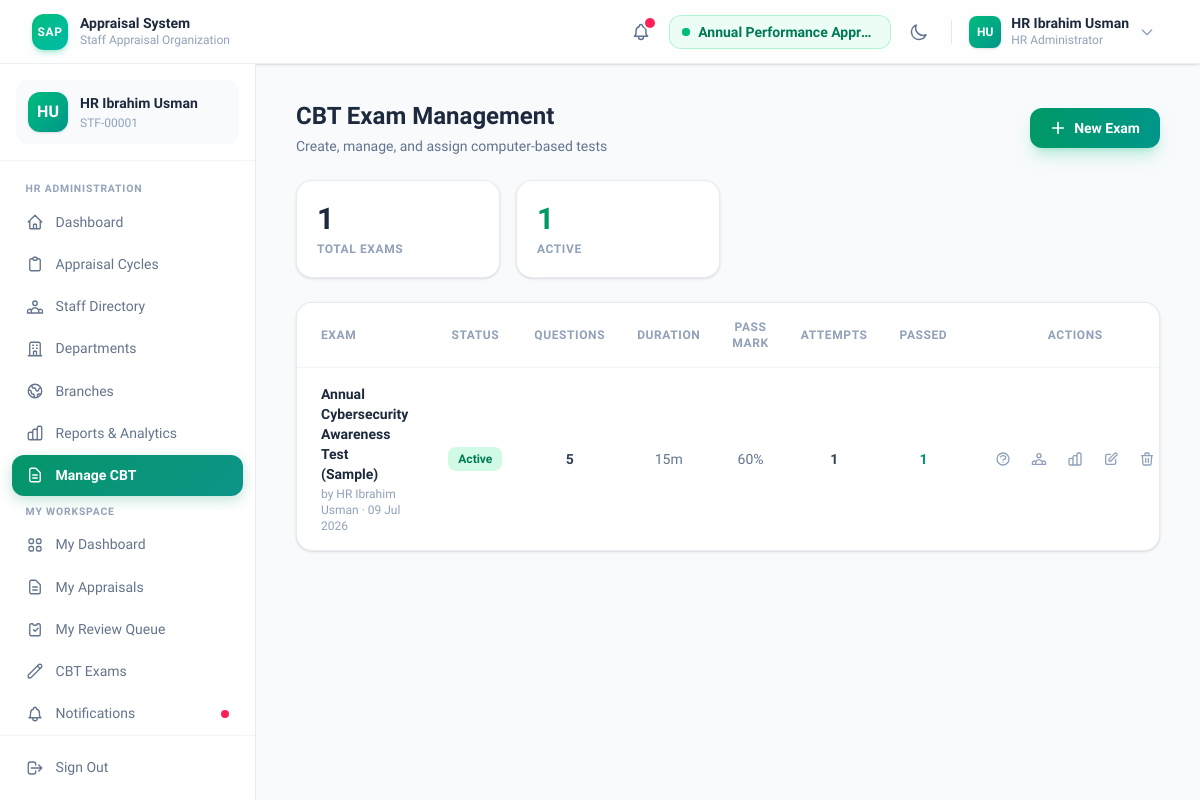
The page /cbt/hr/ (signed in) on the database as committed earlier.
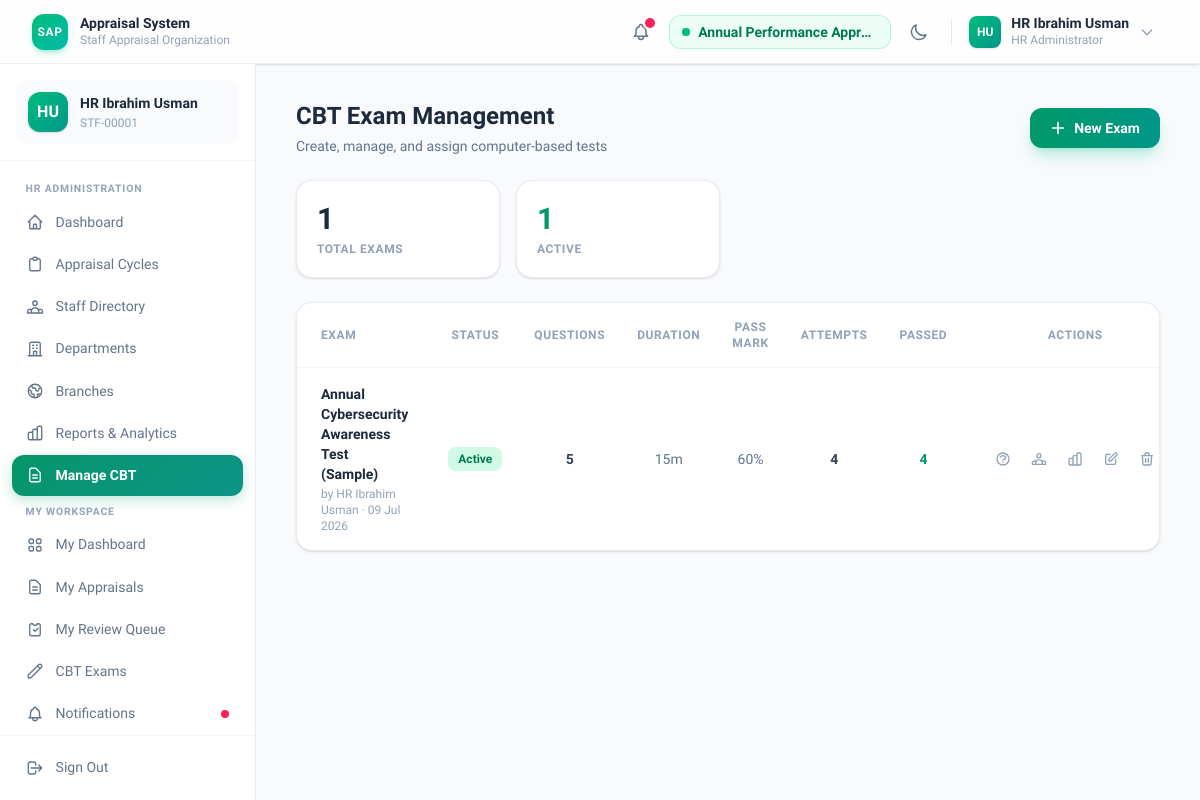
The same page on the database as committed later.
### cbt/models.py (models this page shows, shortened)
class CBTExam(models.Model):
    DRAFT = "DRAFT"
    ACTIVE = "ACTIVE"
    CLOSED = "CLOSED"
    STATUS_CHOICES = [
        (DRAFT, "Draft"),
        (ACTIVE, "Active"),
        (CLOSED, "Closed"),
    ]
    title = models.CharField(max_length=300)
    description = models.TextField(
        blank=True,
        help_text="Exam instructions or introductory text shown before the exam starts.",
    )
    duration_minutes = models.PositiveIntegerField(
        default=30,
        help_text="Time allowed to complete the exam in minutes.",
    )
    pass_mark = models.PositiveSmallIntegerField(
        default=50,
        help_text="Minimum percentage score required to pass.",
    )
    status = models.CharField(
        max_length=10,
        choices=STATUS_CHOICES,
        default=DRAFT,
    )
    randomise_questions = models.BooleanField(
        default=True,
        help_text="If True, question order will be shuffled for each attempt.",
    )
    allow_multiple_attempts = models.BooleanField(
        default=False,
        help_text="If True, staff can retake the exam after completing it.",
    )
    show_answers_after = models.BooleanField(
        default=True,
        help_text="If True, staff can see the correct answers after completing the exam.",
    )
    created_by = models.ForeignKey(
        settings.AUTH_USER_MODEL,
        on_delete=models.SET_NULL,
        null=True,
        related_name="created_exams",
    )
    created_at = models.DateTimeField(auto_now_add=True)
    updated_at = models.DateTimeField(auto_now=True)
    class Meta:
        ordering = ["-created_at"]
        verbose_name = "CBT Exam"
        verbose_name_plural = "CBT Exams"
    @property
    def question_count(self):
        return self.questions.count()

class CBTAttempt(models.Model):
    NOT_STARTED = "NOT_STARTED"
    IN_PROGRESS = "IN_PROGRESS"
    SUBMITTED = "SUBMITTED"
    TIMED_OUT = "TIMED_OUT"
    STATUS_CHOICES = [
        (NOT_STARTED, "Not Started"),
        (IN_PROGRESS, "In Progress"),
        (SUBMITTED, "Submitted"),
        (TIMED_OUT, "Timed Out"),
    ]
    exam = models.ForeignKey(
        CBTExam,
        on_delete=models.CASCADE,
        related_name="attempts",
    )
    staff = models.ForeignKey(
        settings.AUTH_USER_MODEL,
        on_delete=models.CASCADE,
        related_name="cbt_attempts",
    )
    status = models.CharField(
        max_length=15,
        choices=STATUS_CHOICES,
        default=NOT_STARTED,
    )
    question_order = models.TextField(
        default="[]",
        help_text="JSON-encoded list of CBTQuestion PKs in presentation order.",
    )
    started_at = models.DateTimeField(null=True, blank=True)
    submitted_at = models.DateTimeField(null=True, blank=True)
    raw_score = models.PositiveIntegerField(
        default=0,
        help_text="Total marks earned.",
    )
    total_marks = models.PositiveIntegerField(
        default=0,
        help_text="Total marks possible.",
    )
    percentage = models.DecimalField(
        max_digits=5,
        decimal_places=2,
        default=0,
    )
    passed = models.BooleanField(default=False)
    created_at = models.DateTimeField(auto_now_add=True)
    class Meta:
        ordering = ["-created_at"]
        verbose_name = "CBT Attempt"
        verbose_name_plural = "CBT Attempts"

### accounts/models.py (models this page shows, shortened)
class CustomUser(AbstractUser):
    STAFF = "STAFF"
    SUPERVISOR = "SUPERVISOR"
    HOD = "HOD"
    DIRECTORATE = "DIRECTORATE"
    HR_ADMIN = "HR_ADMIN"
    ROLE_CHOICES = [
        (STAFF, "Staff"),
        (SUPERVISOR, "Supervisor"),
        (HOD, "Head of Department"),
        (DIRECTORATE, "Director/Executive"),
        (HR_ADMIN, "HR Administrator"),
    ]
    staff_id = models.CharField(
        "Staff ID",
        max_length=20,
        unique=True,
        help_text="Unique staff identifier (e.g. STF-00001).",
    )
    role = models.CharField(
        "Role",
        max_length=20,
        choices=ROLE_CHOICES,
        default=STAFF,
        help_text="Organisational role that determines access permissions.",
    )
    department = models.ForeignKey(
        "departments.Department",
        on_delete=models.SET_NULL,
        null=True,
        blank=True,
        related_name="staff_members",
        verbose_name="Department",
        help_text="Department to which this staff member belongs.",
    )
    designation = models.CharField(
        "Designation",
        max_length=100,
        blank=True,
        help_text="Job title or designation within the organisation.",
    )
    supervisor = models.ForeignKey(
        "self",
        on_delete=models.SET_NULL,
        null=True,
        blank=True,
        related_name="subordinates",
        verbose_name="Supervisor",
        help_text="Direct supervisor responsible for appraising this staff member.",
    )
    phone = models.CharField(
        "Phone Number",
        max_length=20,
        blank=True,
        help_text="Contact phone number.",
    )
    profile_picture = models.FileField(
        "Profile Picture",
        upload_to="profile_pics/",
        blank=True,
        null=True,
        help_text="Optional profile photograph.",
    )
    objects = CustomUserManager()
    @property
    def full_name(self) -> str:
        name = f"{self.first_name} {self.last_name}".strip()
        return name if name else self.username
    class Meta:
        ordering = ["last_name", "first_name"]
        verbose_name = "Staff Member"
        verbose_name_plural = "Staff Members"

### cbt/views.py (the view)
    @login_required
    def wrapper(request, *args, **kwargs):
        if request.user.role != "HR_ADMIN":
            messages.error(request, "You do not have permission to access that page.")
            return redirect("cbt:exam_list")
        return view_func(request, *args, **kwargs)

### accounts/context_processors.py (called while the page is built)
def active_cycles(request):
    if not request.user.is_authenticated:
        return {}
    cycles = list(
        AppraisalCycle.objects.filter(status=AppraisalCycle.ACTIVE)
        .order_by('-start_date')
    )
    if not cycles:
        return {
            'all_active_cycles': [],
            'selected_cycle': None,
        }
    selected_id = request.session.get('selected_cycle_id')
    selected_cycle = None
    if selected_id:
        selected_cycle = next((c for c in cycles if c.id == selected_id), None)
    if not selected_cycle:
        selected_cycle = cycles[0]
        request.session['selected_cycle_id'] = selected_cycle.id
    return {
        'all_active_cycles': cycles,
        'selected_cycle': selected_cycle,
    }

### cbt/views.py (called while the page is built)
def _hr_required(view_func):
    @login_required
    def wrapper(request, *args, **kwargs):
        if request.user.role != "HR_ADMIN":
            messages.error(request, "You do not have permission to access that page.")
            return redirect("cbt:exam_list")
        return view_func(request, *args, **kwargs)
    return wrapper

### templates/cbt/hr/exam_list.html (shortened to what the changed rows need)
{% extends "base.html" %}
{% block content %}
<div class="space-y-6">
    <div class="flex items-center justify-between">
        <div>
            <h1 class="text-2xl font-bold text-slate-800 dark:text-slate-100">CBT Exam Management</h1>
        </div>
    </div>
    {% if exams %}
    <div class="bg-white dark:bg-slate-900 rounded-2xl border border-slate-200/80 dark:border-slate-800 shadow-sm overflow-hidden">
        <div class="overflow-x-auto">
            <table class="w-full text-sm">
                <thead>
                    <tr class="border-b border-slate-100 dark:border-slate-800 text-xs font-semibold text-slate-400 dark:text-slate-500 uppercase tracking-wider">
                        <th class="text-left px-6 py-4">Exam</th>
                        <th class="text-center px-4 py-4">Status</th>
                        <th class="text-center px-4 py-4">Questions</th>
                        <th class="text-center px-4 py-4">Duration</th>
                        <th class="text-center px-4 py-4">Pass Mark</th>
                        <th class="text-center px-4 py-4">Attempts</th>
                        <th class="text-center px-4 py-4">Passed</th>
                        <th class="px-6 py-4">Actions</th>
                    </tr>
                </thead>
                <tbody class="divide-y divide-slate-50 dark:divide-slate-800/60">
                    {% for exam in exams %}
                    <tr class="hover:bg-slate-50 dark:hover:bg-slate-800/30 transition group">
                        <td class="px-6 py-4">
                            <p class="font-semibold text-slate-800 dark:text-slate-100">{{ exam.title }}</p>
                            <p class="text-xs text-slate-400 dark:text-slate-500 mt-0.5">
                                by {{ exam.created_by.full_name|default:"—" }} · {{ exam.created_at|date:"d M Y" }}
                            </p>
                        </td>
                        <td class="px-4 py-4 text-center">
                            {% if exam.status == 'ACTIVE' %}
                            <span class="inline-flex px-2.5 py-1 rounded-lg text-xs font-bold bg-emerald-100 dark:bg-emerald-950/40 text-emerald-700 dark:text-emerald-400">Active</span>
                            {% elif exam.status == 'DRAFT' %}
                            <span class="inline-flex px-2.5 py-1 rounded-lg text-xs font-bold bg-slate-100 dark:bg-slate-800 text-slate-500">Draft</span>
                            {% else %}
                            <span class="inline-flex px-2.5 py-1 rounded-lg text-xs font-bold bg-rose-100 dark:bg-rose-950/40 text-rose-600 dark:text-rose-400">Closed</span>
                            {% endif %}
                        </td>
                        <td class="px-4 py-4 text-center font-semibold text-slate-700 dark:text-slate-300">{{ exam.question_count }}</td>
                        <td class="px-4 py-4 text-center text-slate-500 dark:text-slate-400">{{ exam.duration_minutes }}m</td>
                        <td class="px-4 py-4 text-center text-slate-500 dark:text-slate-400">{{ exam.pass_mark }}%</td>
                        <td class="px-4 py-4 text-center font-semibold text-slate-700 dark:text-slate-300">
                            {{ exam.attempts.count }}
                        </td>
                        <td class="px-4 py-4 text-center">
                            {% with passed=exam.attempts.filter %}
                            <span class="font-semibold text-emerald-600 dark:text-emerald-400">
                                {{ exam.attempts.all|dictsortreversed:"passed"|length }}
                            </span>
                            {% endwith %}
                        </td>
                        <td class="px-6 py-4">
                            <div class="flex items-center gap-1">
                                <a href="{% url 'cbt:hr_question_manager' exam.pk %}"
                                   title="Manage Questions"
                                   class="p-2 rounded-lg text-slate-400 hover:text-emerald-600 hover:bg-emerald-50 dark:hover:bg-emerald-950/20 dark:hover:text-emerald-400 transition">
                                    <svg class="h-4 w-4" fill="none" viewBox="0 0 24 24" stroke="currentColor" stroke-width="2">
                                        <path stroke-linecap="round" stroke-linejoin="round" d="M8.228 9c.549-1.165 2.03-2 3.772-2 2.21 0 4 1.343 4 3 0 1.4-1.278 2.575-3.006 2.907-.542.104-.994.54-.994 1.093m0 3h.01M21 12a9 9 0 11-18 0 9 9 0 0118 0z"/>
                                    </svg>
                                </a>
                                <a href="{% url 'cbt:hr_exam_assign' exam.pk %}"
                                   title="Assign Exam"
                                   class="p-2 rounded-lg text-slate-400 hover:text-teal-600 hover:bg-teal-50 dark:hover:bg-teal-950/20 dark:hover:text-teal-400 transition">
                                </a>
                                <a href="{% url 'cbt:hr_exam_results' exam.pk %}"
                                   title="View Results"
                                   class="p-2 rounded-lg text-slate-400 hover:text-emerald-600 hover:bg-emerald-50 dark:hover:bg-emerald-950/20 dark:hover:text-emerald-400 transition">
                                </a>
                                <a href="{% url 'cbt:hr_exam_edit' exam.pk %}"
                                   title="Edit Exam"
                                   class="p-2 rounded-lg text-slate-400 hover:text-amber-600 hover:bg-amber-50 dark:hover:bg-amber-950/20 dark:hover:text-amber-400 transition">
                                    <svg class="h-4 w-4" fill="none" viewBox="0 0 24 24" stroke="currentColor" stroke-width="2">
                                        <path stroke-linecap="round" stroke-linejoin="round" d="M11 5H6a2 2 0 00-2 2v11a2 2 0 002 2h11a2 2 0 002-2v-5m-1.414-9.414a2 2 0 112.828 2.828L11.828 15H9v-2.828l8.586-8.586z"/>
                                    </svg>
                                </a>
                                <form method="post" action="{% url 'cbt:hr_exam_delete' exam.pk %}"
                                      onsubmit="return confirm('Delete exam &quot;{{ exam.title }}&quot;? This cannot be undone.')">
                                    <button type="submit" title="Delete Exam"
                                            class="p-2 rounded-lg text-slate-400 hover:text-rose-600 hover:bg-rose-50 dark:hover:bg-rose-950/20 dark:hover:text-rose-400 transition">
                                        <svg class="h-4 w-4" fill="none" viewBox="0 0 24 24" stroke="currentColor" stroke-width="2">
                                            <path stroke-linecap="round" stroke-linejoin="round" d="M19 7l-.867 12.142A2 2 0 0116.138 21H7.862a2 2 0 01-1.995-1.858L5 7m5 4v6m4-6v6m1-10V4a1 1 0 00-1-1h-4a1 1 0 00-1 1v3M4 7h16"/>
                                        </svg>
                                    </button>
                                </form>
                            </div>
                        </td>
                    </tr>
                    {% endfor %}
                </tbody>
            </table>
        </div>
    </div>
    {% endif %}
</div>
{% endblock %}

Rows that differ between the two databases and show on the page:
changed CBTExam "Annual Cybersecurity Awareness Test (Sample)": attempts.count "1" → "4"; attempts.all|dictsortreversed "1" → "4"
